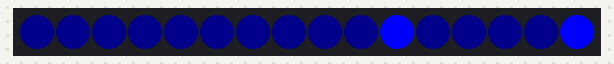
Simulated run of this sketch. Board: ATtiny85, built with avr-gcc and run on an emulated ATtiny85. Shown: 16 RGB LEDs in strip order, left to right. Random numbers use the default seed unless the sketch sets one.

Above: at 0.01 s.
At 4.96 s:
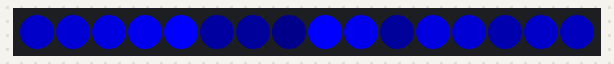
At 9.91 s:
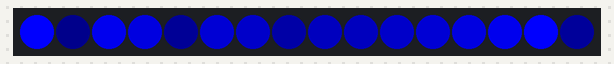
At 19.91 s:
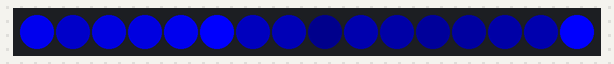
At 29.91 s:
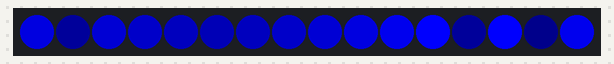
At 39.91 s:
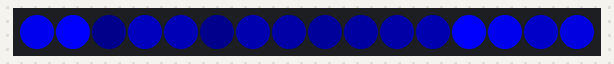

The sketch:

IronManCostume.ino
```cpp
#include <Adafruit_NeoPixel.h>
#ifdef __AVR__
#include <avr/power.h>
#endif

#define PIN 0
#define NUM_PIXELS (16)
#define NUM_SPRITES (2)

Adafruit_NeoPixel strip = Adafruit_NeoPixel(NUM_PIXELS, PIN,
                                            NEO_GRB + NEO_KHZ800);

float brightness[NUM_PIXELS] = {0};
float pos[NUM_SPRITES];
float velocity[NUM_SPRITES];

void setup() {
  // This is for Trinket 5V 16MHz, you can remove these three lines if you are not using a Trinket
#if defined (__AVR_ATtiny85__)
  if (F_CPU == 16000000) clock_prescale_set(clock_div_1);
#endif
  // End of trinket special code

  Serial.begin(9600);

  strip.begin();
  strip.show(); // Initialize all pixels to 'off'

  for (int i = 0; i < NUM_SPRITES; ++i) {
    pos[i] = float(random(0, 100)) / 100.0;
    velocity[i] = float(random(2, 20)) / 100.0;
    if (random(2) == 1) {
      velocity[i] = -velocity[i];
    }
  }
}

void loop() {
  for (int i = 0; i < NUM_PIXELS; ++i) {
    brightness[i] *= .8;
    if (brightness[i] < 0.05) {
      brightness[i] = 0.05;
    }
  }
  for (int i = 0; i < NUM_SPRITES; ++i) {
    pos[i] += velocity[i];
    if (pos[i] >= 1.0) {
      pos[i] -= 1.0;
    } else {
      if (pos[i] < 0.0) {
        pos[i] += 1.0;
      }
    }
    brightness[(int)(pos[i] * (float)NUM_PIXELS)] = 1.0;
  }

  for (int i = 0; i < NUM_PIXELS; ++i) {
    strip.setPixelColor(i,
                        strip.Color(0, 0, 250.0 * brightness[i]));
  }
  strip.show();

  delay(50);
}

void colorFill(uint32_t c) {
  for (uint16_t i = 0; i < NUM_PIXELS; i++) {
    strip.setPixelColor(i, c);
  }
}
```
